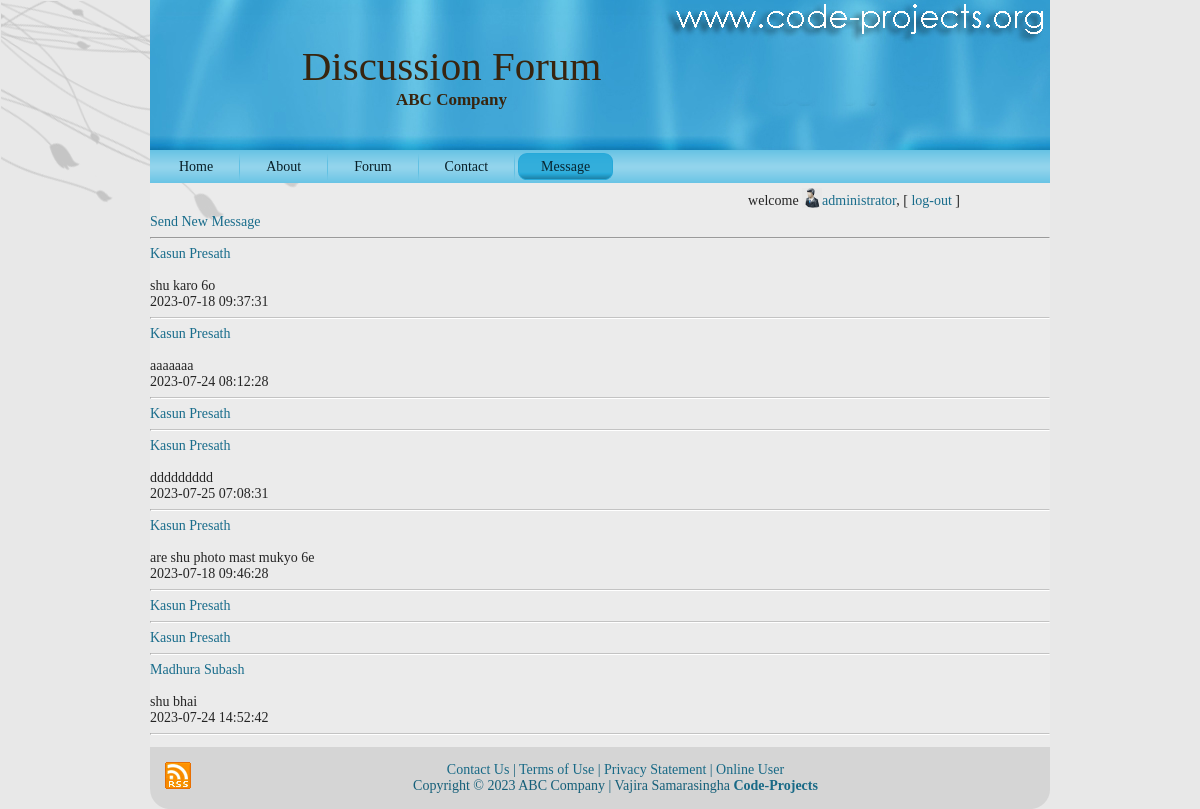
Page /messages.php (signed in) on the committed database.
### tables this page shows
CREATE TABLE `chatmaster` (
  `chat_id` int(11) NOT NULL,
  `user_id_from` int(11) NOT NULL,
  `user_id_to` int(11) NOT NULL
);

CREATE TABLE `user` (
  `user_id` int(11) NOT NULL,
  `country` varchar(50) NOT NULL,
  `state` varchar(50) NOT NULL,
  `address` varchar(500) NOT NULL,
  `user_type` varchar(50) NOT NULL,
  `username` varchar(50) DEFAULT NULL,
  `fullname` varchar(50) DEFAULT NULL,
  `password` varchar(50) DEFAULT NULL,
  `user_acc_active` tinyint(1) DEFAULT NULL,
  `dob` date NOT NULL,
  `e_mail` varchar(100) DEFAULT NULL,
  `gender` varchar(20) NOT NULL,
  `uimg` varchar(255) NOT NULL,
  `isuser` tinyint(1) NOT NULL
);

CREATE TABLE `chat` (
  `chatdetail_id` int(11) NOT NULL,
  `cdatetime` timestamp NOT NULL DEFAULT current_timestamp(),
  `message` varchar(1000) NOT NULL,
  `user_id` int(11) NOT NULL,
  `chat_id` int(11) NOT NULL
);

### utility.php (called while the page is built, shortened)
<?php
$con=mysqli_connect ("localhost", "root","","tech_forum");
	function ExecuteQuery ($SQL)
	{
		global $con;
		mysqli_select_db($con,"tech_forum");
		$rows = mysqli_query ($con,$SQL);
		return $rows;
	}
?>

### messages.php (the view, shortened to what this page needs)
<?php session_start();
 require("header.php");
require("checkUser.php")?>
<a href="search.php">Send New Message</a>
<hr/>
<?php
	$sql = "SELECT chat_id, user_id_from, user_id_to, fullname FROM Chatmaster, user WHERE chatmaster.user_id_to=user.user_id AND chatmaster.user_id_from=$_SESSION[uid] ";
	$rows = ExecuteQuery ($sql);
	while ($row = mysqli_fetch_array($rows))
	{
		echo "<a href='readmsg.php?id=$row[chat_id]'>$row[fullname]</a>";
		$chatrow = mysqli_fetch_array (ExecuteQuery ("SELECT * FROM chat WHERE chat_id=$row[chat_id] ORDER BY cdatetime DESC"));
		if ($chatrow)
		{
			echo "<br/><br/> $chatrow[message]<br/>";
			echo "$chatrow[cdatetime]";
		}
				echo "<hr style='border-top:1px solid #c3c3c3; border-bottom:1px solid white'/>";
	}
	$sql = "SELECT chat_id, user_id_from, user_id_to, fullname FROM Chatmaster, user WHERE chatmaster.user_id_from=user.user_id AND chatmaster.user_id_to=$_SESSION[uid]";
	$rows = ExecuteQuery ($sql);
	while ($row = mysqli_fetch_array($rows))
	{
		echo "<a href='readmsg.php?id=$row[chat_id]'>$row[fullname]</a>";
		$chatrow = mysqli_fetch_array (ExecuteQuery ("SELECT * FROM chat WHERE chat_id=$row[chat_id] ORDER BY cdatetime DESC"));
		if ($chatrow)
		{
			echo "<br/><br/> $chatrow[message]<br/>";
			echo "$chatrow[cdatetime]";
		}
				echo "<hr style='border-top:1px solid #c3c3c3; border-bottom:1px solid white'/>";
	}
?>
<?php require("footer.php")?>

### res/style.css (style rules this page uses)
body { margin: 0 auto; padding: 0; background-color: #E8E8E8; }
body { font-family: Georgia, "Times New Roman", Times, Serif; font-size: 14px; color: #242424; }
a { font-family: Georgia, "Times New Roman", Times, Serif; text-decoration: none; color: #186C8B; }
a:link { font-family: Georgia, "Times New Roman", Times, Serif; text-decoration: none; color: #186C8B; }

### rows in the picture
chatmaster: user.fullname "Kasun Presath", chat.message "shu karo 6o", chat.cdatetime "2023-07-18 09:37:31"
chatmaster: user.fullname "Kasun Presath", chat.message "aaaaaaa", chat.cdatetime "2023-07-24 08:12:28"
chatmaster: user.fullname "Kasun Presath"
chatmaster: user.fullname "Kasun Presath", chat.message "ddddddddd", chat.cdatetime "2023-07-25 07:08:31"
chatmaster: user.fullname "Kasun Presath", chat.message "are shu photo mast mukyo 6e", chat.cdatetime "2023-07-18 09:46:28"
chatmaster: user.fullname "Kasun Presath"
chatmaster: user.fullname "Kasun Presath"
chatmaster: user.fullname "Madhura Subash", chat.message "shu bhai", chat.cdatetime "2023-07-24 14:52:42"

### other values in the picture
$_SESSION["fn"] "administrator"
